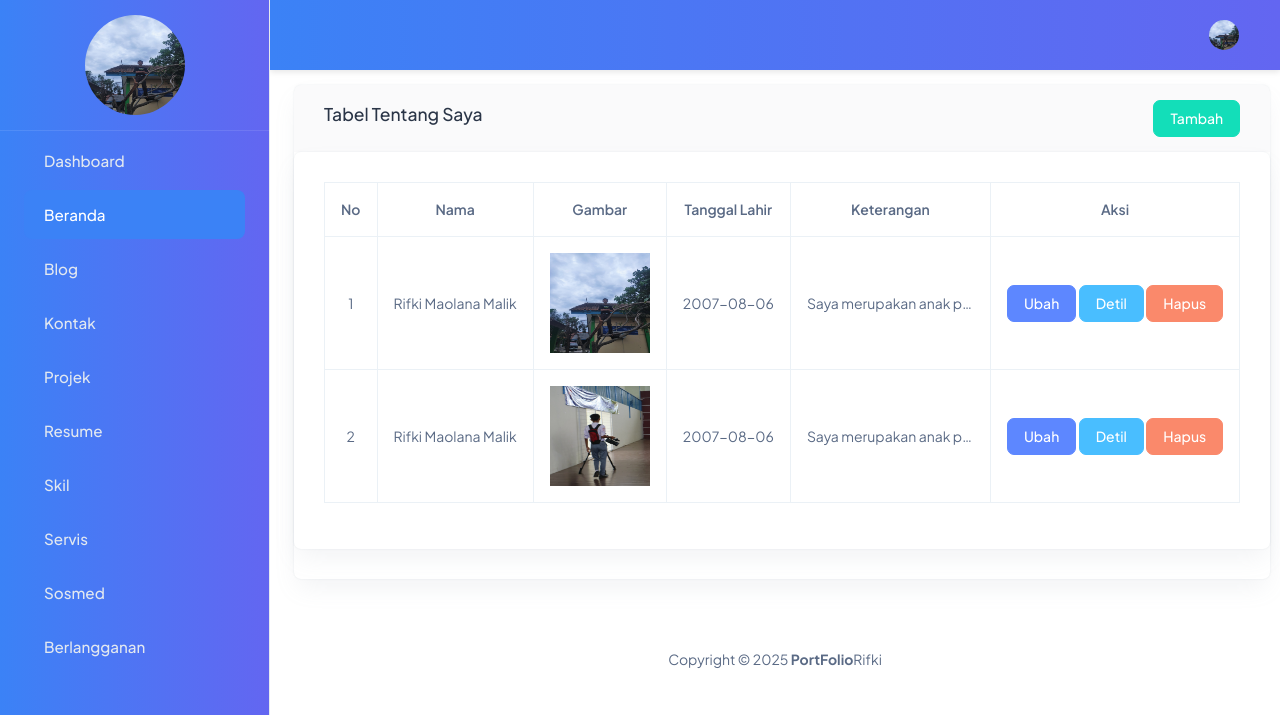
Page /backend/pages/about/index.php on the committed database.
### tables this page shows
CREATE TABLE `abouts` (
  `id` bigint NOT NULL,
  `name` varchar(250) NOT NULL,
  `image` varchar(250) NOT NULL,
  `born` date NOT NULL,
  `zip_code` int NOT NULL,
  `email` varchar(250) NOT NULL,
  `phone` varchar(250) NOT NULL,
  `total_project` int NOT NULL,
  `work` varchar(250) NOT NULL,
  `address` varchar(250) NOT NULL,
  `description` text NOT NULL
);

### backend/pages/about/index.php (the view, shortened to what this page needs)
<?php
include '../../partials/header.php';
include '../../partials/sidebar.php';
include '../../partials/navbar.php';
$abouts = "SELECT * FROM abouts ";
$result = mysqli_query($connect, $abouts) or die(mysqli_error($connect));
?>
<div class="row">
    <div class="col-12">
        <div class="card" style="width: max-content;">
            <div class="card-header d-flex align-items-center justify-content-between">
                <h5 class="text-capitalize">Tabel Tentang saya</h5>
                <a href="./create.php" class="btn btn-success">Tambah</a>
            </div>
            <div class="card" style="width: max-content;">
                <div class="card-body">
                    <div class="tabel-responsive">
                        <table class="table table-bordered">
                            <thead>
                                <tr class="text-capitalize text-center">
                                    <th>No</th>
                                    <th>nama</th>
                                    <th>Gambar</th>
                                    <th>tanggal lahir</th>
                                    <th>keterangan</th>
                                    <th>aksi</th>
                                </tr>
                            </thead>
                            <tbody>
                                <?php
                                $no = 1;
                                while ($item = $result->fetch_object()):
                                ?>
                                    <tr class="align-middle text-center">
                                        <td><?= $no ?></td>
                                        <td class="text-capitalize"><?= $item->name ?></td>
                                        <td>
                                            <img src="../../../storages/about/<?= $item->image ?>" alt="Gambar" width="100" height="100">
                                        </td>
                                        <td><?= $item->born ?></td>
                                        <td class="text-truncate" style="max-width: 200px;"><?= $item->description ?></td>
                                        <td  class="text-center align-middle " role="group">
                                            <a href="./edit.php?id=<?= $item->id ?>" class="btn btn-primary">Ubah</a>
                                            <a href="./detail.php?id=<?= $item->id ?>" class="btn btn-secondary">Detil</a>
                                            <a href="../../actions/about/destroy.php?id=<?= $item->id ?>" class="btn btn-danger" onclick="return confirm('Apakah anda yakin')">Hapus</a>
                                        </td>
                                    </tr>
                                <?php
                                    $no++;
                                endwhile;
                                ?>
                            </tbody>
                        </table>
                    </div>
                </div>
            </div>
        </div>
    </div>
</div>
<?php
include '../../partials/footer.php';
?>

### backend/partials/sidebar.php (shortened to what this page needs)
<?php
$abouts = "SELECT * FROM abouts LIMIT 1";
$result = mysqli_query($connect, $abouts) or die(mysqli_error($connect));
?>
<body>
  <div class="body-wrapper" id="main-wrapper" data-layout="vertical" data-navbarbg="skin6" data-sidebartype="full"
    data-sidebar-position="fixed" data-header-position="fixed">
    <aside class="left-sidebar">
      <div>
        <div class="brand-logo  align-items-center justify-content-between">
          <a href="./index.php" class="text-nowrap logo-img">
            <?php
            while ($item = $result->fetch_object()):
            ?>
              <tr>
                <td>
                  <img src="../../../storages/about/<?= $item->image ?>" alt="Gambar" width="100" height="100" class="d-block mx-auto rounded-circle">
                </td>
              </tr>
            <?php
            endwhile;
            ?>
          </a>
        </div>
        <nav class="sidebar-nav scroll-sidebar text-capitalize" data-simplebar="">
          <ul id="sidebarnav">
            <li class="sidebar-item">
              <a class="sidebar-link" href="../dashboard/index.php" aria-expanded="false">
                <span class="hide-menu">Dashboard</span>
              </a>
            </li>
            <li class="sidebar-item">
              <a class="sidebar-link" href="../about/index.php" aria-expanded="false">
                <span class="hide-menu">Beranda</span>
              </a>
            </li>
            <li class="sidebar-item">
              <a class="sidebar-link" href="../Blog/index.php" aria-expanded="false">
                <span class="hide-menu">Blog</span>
              </a>
            </li>
            <li class="sidebar-item">
              <a class="sidebar-link" href="../contact/index.php" aria-expanded="false">
                <span class="hide-menu">Kontak</span>
              </a>
            </li>
            <li class="sidebar-item">
              <a class="sidebar-link" href="../project/index.php" aria-expanded="false">
                <span class="hide-menu">Projek</span>
              </a>
            </li>
            <li class="sidebar-item">
              <a class="sidebar-link" href="../resume/index.php" aria-expanded="false">
                <span class="hide-menu">Resume</span>
              </a>
            </li>
            <li class="sidebar-item">
              <a class="sidebar-link" href="../skill/index.php" aria-expanded="false">
                <span class="hide-menu">Skil</span>
              </a>
            </li>
            <li class="sidebar-item">
              <a class="sidebar-link" href="../service/index.php" aria-expanded="false">
                <span class="hide-menu">Servis</span>
              </a>
            </li>
            <li class="sidebar-item">
              <a class="sidebar-link" href="../socmed/index.php" aria-expanded="false">
                <span class="hide-menu">Sosmed</span>
              </a>
            </li>
            <li class="sidebar-item">
              <a class="sidebar-link" href="../buletin/index.php" aria-expanded="false">
                <span class="hide-menu">Berlangganan</span>
              </a>
            </li>
          </ul>
        </nav>
      </div>
    </aside>

### backend/partials/navbar.php (shortened to what this page needs)
<?php
    $abouts = "SELECT * FROM abouts LIMIT 1";
    $result = mysqli_query($connect, $abouts) or die(mysqli_error($connect));
?>
<div class="body-wrapper">
    <header class="app-header" style="background: linear-gradient(to right, #3b82f6, #6366f1); box-shadow: 0 2px 6px rgba(0, 0, 0, 0.1);">
        <nav class="navbar navbar-expand-lg">
            <div class="navbar-collapse justify-content-end px-0" id="navbarNav">
                <ul class="navbar-nav flex-row ms-auto align-items-center justify-content-end">
                    <li class="nav-item dropdown">
                        <a class="nav-link nav-icon-hover" href="javascript:void(0)" id="drop2"
                            data-bs-toggle="dropdown" aria-expanded="false">
                            <?php
                            while($item =$result->fetch_object()):
                                ?>
                                <tr>
                                    <td>
                                        <img src="../../../storages/about/<?= $item->image?>" alt="Gambar" width="30" height="30" class="rounded-circle">
                                    </td>
                                </tr>
                                <?php
                                endwhile;
                                ?>
                        </a>
                    </li>
                </ul>
            </div>
        </nav>
    </header>
    <div class="container-fluid">

### backend/partials/sidebar.php (style rules this page uses)
.left-sidebar { background: linear-gradient(to right, #3b82f6, #6366f1) !important; box-shadow: 0 0 15px rgba(0, 0, 0, 0); transition: all 0.3s ease; height: 100vh; overflow-y: auto; }
.brand-logo { padding: 15px 20px; border-bottom: 1px solid rgba(255, 255, 255, 0.1); }
.logo-img img { transition: transform 0.3s; }
.sidebar-nav { padding: 10px 0; }
.sidebar-item { margin: 5px 0; }
.sidebar-link { color: #e2e8f0 !important; padding: 12px 20px !important; border-radius: 8px !important; transition: all 0.3s ease; display: flex; align-items: center; }
.sidebar-link.active { background: #3b82f6 !important; color: white !important; }
.hide-menu { font-size: 0.95rem; font-weight: 500; }
.scroll-sidebar { scrollbar-width: thin; scrollbar-color: #3b82f6 transparent; }

### rows in the picture
abouts: image (picture), name "Rifki Maolana Malik", born "2007-08-06", description "Saya merupakan anak p…"
abouts: name "Rifki Maolana Malik", image (picture), born "2007-08-06", description "Saya merupakan anak p…"
